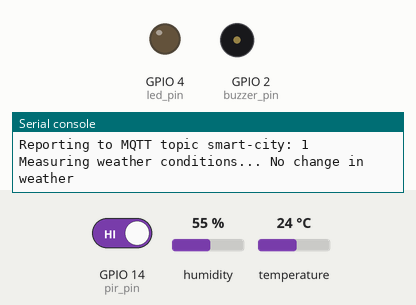
Simulated run of this program. Board: ESP32 board running MicroPython. Shown: output pins drawn as LEDs (lit = HIGH), buzzer (waves = sounding, pin HIGH), the last lines printed to the serial console. Inputs (shaded band) come from the test bench; at power-on: temperature 24 °C, humidity 55 %, GPIO 14 (pir_pin) HIGH. WiFi joins after 1.5 s; no MQTT or app messages arrive unless stated.

Above: at 2.8 s.
2.9 s: temperature set to 28 °C
At 4.1 s:
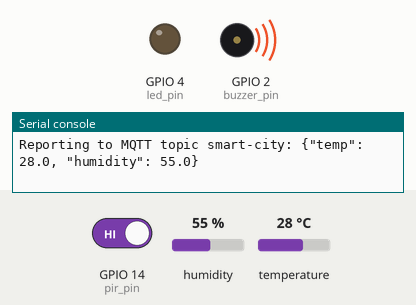
5.7 s: humidity set to 22 %
At 7.9 s:
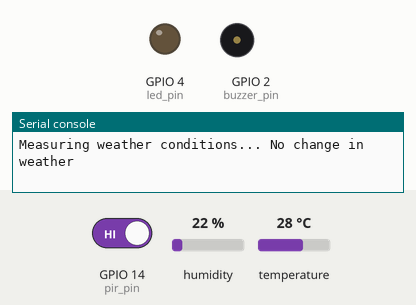
Timing chart, 0 to 9.4 s (numbered marks = the images above; inputs shaded):
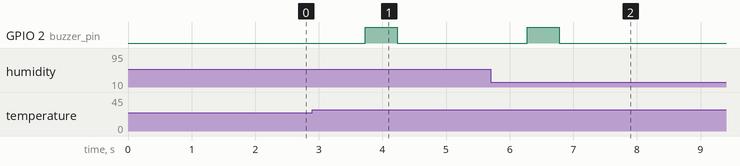

The program:

codemicropython-esp32.py
```python
#http://www.hivemq.com/demos/websocket-client/

#https://wokwi.com/arduino/projects/322577683855704658

import network
import time
from machine import Pin
import dht
import ujson
from umqtt.simple import MQTTClient

# MQTT Server Parameters
MQTT_CLIENT_ID = "micropython-weather-demo"
MQTT_BROKER    = "broker.mqttdashboard.com"
MQTT_USER      = ""
MQTT_PASSWORD  = ""
MQTT_TOPIC     = "smart-city"

sensor = dht.DHT22(Pin(15))
led_pin = Pin(4, Pin.OUT)
pir_pin = Pin(14, Pin.IN, Pin.PULL_UP)
buzzer_pin = Pin(2, Pin.OUT)

def play_buzzer(duration):
    buzzer_pin.on()
    time.sleep(duration)
    buzzer_pin.off()

print("Connecting to WiFi", end="")
sta_if = network.WLAN(network.STA_IF)
sta_if.active(True)
sta_if.connect('Wokwi-GUEST', '')
while not sta_if.isconnected():
    print(".", end="")
    time.sleep(0.1)
print(" Connected!")

print("Connecting to MQTT server... ", end="")
client = MQTTClient(MQTT_CLIENT_ID, MQTT_BROKER, user=MQTT_USER, password=MQTT_PASSWORD)
client.connect()

print("Connected!")

prev_weather = ""
prev_motion = 0
while True:
    print("Measuring weather conditions... ", end="")
    sensor.measure()
    message = ujson.dumps({
        "temp": sensor.temperature(),
        "humidity": sensor.humidity(),
    })
    if message != prev_weather:
        print("Weather updated!")
        print("Reporting to MQTT topic {}: {}".format(MQTT_TOPIC, message))
        client.publish(MQTT_TOPIC, message)
        prev_weather = message

        temperature = sensor.temperature()
        if temperature > 25:
            play_buzzer(0.5)  # Toca o buzzer por 500 ms
        else:
            buzzer_pin.off()

    else:
        print("No change in weather")

    motion = pir_pin.value()
    if motion != prev_motion:
        print("Motion detected: {}".format(motion))
        print("Reporting to MQTT topic {}: {}".format(MQTT_TOPIC, motion))
        client.publish(MQTT_TOPIC, str(motion))
        prev_motion = motion

    time.sleep(1)
```

Measured:
- after the input at 2.9 s, GPIO 2 (buzzer_pin): LOW → HIGH after 0.83 s, → LOW 0.50 s later
- after the input at 5.7 s, GPIO 2 (buzzer_pin): LOW → HIGH after 0.58 s, → LOW 0.50 s later
